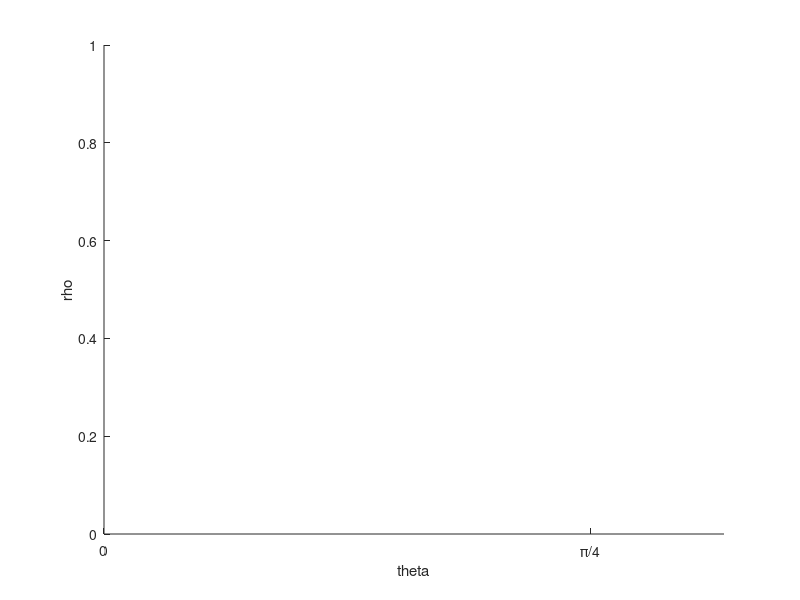

Write MATLAB code to recreate this figure. (Note: this script raises an error after producing the figure.)
theta = 0:0.25*pi:2*pi;
f = figure;
hold on
xlabel('theta')
set(gca,'XTick', theta)
set(gca,'XTickLabel',{'0','\pi/4','\pi/2', '3\pi/4'})
ylabel('rho')
p1 = sinusoid(10, 10);
p2 = sinusoid(20, 20);
p3 = sinusoid(30, 30);
legend([p1; p2; p3], '(10, 10)', '(20, 20)', '(30, 30)');
saveas(gcf, '../results/theory-q4.png')
hold off

function [p] = sinusoid(x, y)
    theta = 0:pi/10:2*pi;
    rho = x * cos(theta) + y * sin(theta);
    p = plot(theta, rho);
end